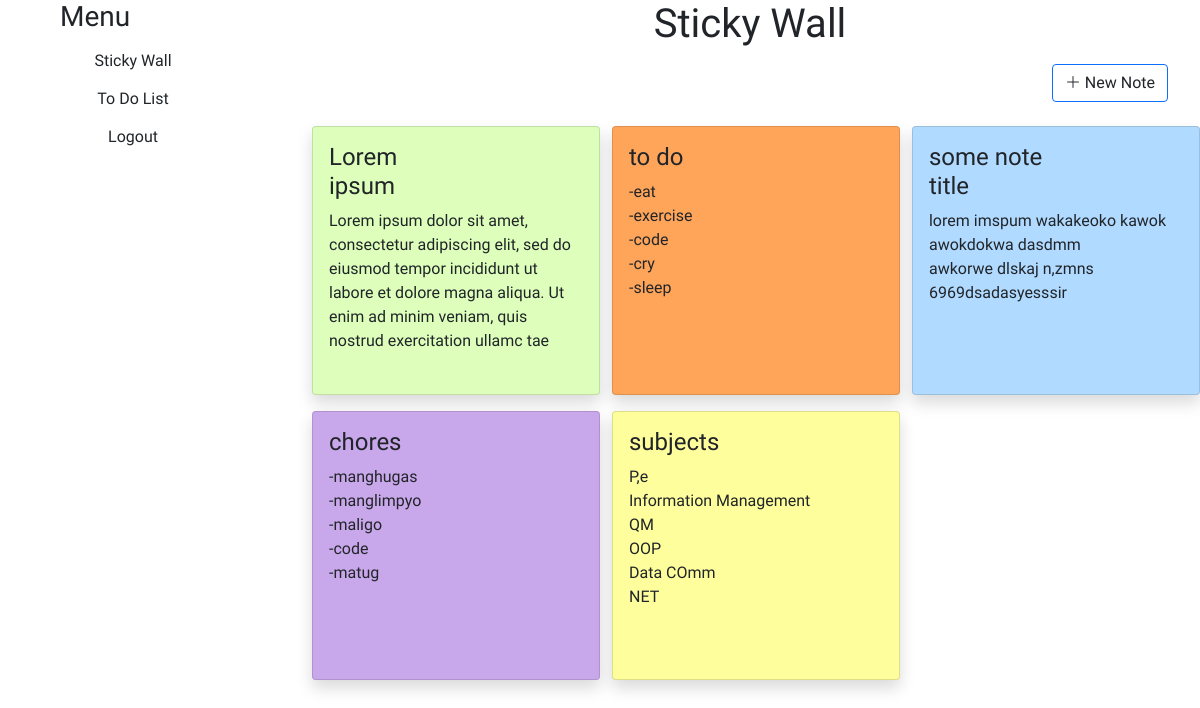
/stickynote.php (signed in), run on the app's committed database.
### tables this page shows
CREATE TABLE `note` (
  `note_id` int(11) NOT NULL,
  `user_id` int(11) NOT NULL,
  `note_title` varchar(255) NOT NULL,
  `note_body` varchar(255) NOT NULL
);

### PDOclass.php (called while the page is built, shortened)
<?php
class Database {
    private $host;
    private $user;
    private $pass;
    private $dbname;
    private $status;
    private $conn;
    public function __construct() {
        $this->host = 'localhost';
        $this->user = 'root';
        $this->pass = '';
        $this->dbname = 'todolistDB';
        $this->status = false;
        $this->conn = $this->init();
    }
    public function getStatus() {
        return $this->status;
    }
    public function getConn() {
        return $this->conn;
    }
    private function init() {
        try {
            $conn = new PDO("mysql:host=$this->host;dbname=$this->dbname", $this->user, $this->pass);
            $conn->setAttribute(PDO::ATTR_ERRMODE, PDO::ERRMODE_EXCEPTION);
            $this->status = true;
            return $conn;
        }
        catch(PDOException $e) {
            return $e;
        }
    }
}
?>

### backend.php (the view, shortened to what this page needs)
<?php
require "PDOclass.php";
function getAllNote() {
    try {
        $db = new Database();
        if ($db->getStatus()) {
            $query = $db->getConn()->prepare("SELECT * FROM note WHERE user_id = ? ORDER BY note_id DESC");
            $query->execute(array($_SESSION['user_id']));
            $result = $query->fetchAll(PDO::FETCH_ASSOC);
            $colors = [
                '0' => "background-color: rgb(255, 101, 163)",
                '1' => "background-color: rgb(254, 255, 156)",
                '2' => "background-color: rgb(201, 167, 235)",
                '3' => "background-color: rgb(176, 218, 255)",
                '4' => "background-color: rgb(255, 165, 89)",
                '5' => "background-color: rgb(221, 255, 187)",
                '6' => "background-color: rgb(254, 161, 161)",
                '7' => "background-color: rgb(122, 252, 255)",
                '8' => "background-color: rgb(173, 228, 219)",
                '9' => "background-color: rgb(232, 170, 66)"
            ];
            foreach ($result as $note) {
                $bg = $colors[$note['note_id'] % 10];
                echo "<div class='col-4 mt-3'>
                    <div class='card shadow border-rounded' style='width: 18rem; height: 269px; $bg'>
                        <div class='card-body text-start'>
                            <div class='row'>
                                <div class='col-7'>
                                    <h4 class='card-title'> " . $note['note_title'] . " </h4>
                                </div>
                                <div class='col-5 justify-content-end d-flex'>
                                    <button class='btn' data-bs-toggle='modal' data-bs-target='#updateNoteModal' onclick='changeDataUpdateModal(" . htmlspecialchars(json_encode([$note['note_id'], $note['note_title'], $note['note_body']]), ENT_QUOTES) . ")'><i class='bi bi-pencil'></i></button>
                                    <button class='btn' data-bs-toggle='modal' data-bs-target='#deleteNoteModal' onclick='changeDataDeleteModal(" . $note['note_id'] . ")'><i class='bi bi-x-lg'></i></button>
                                </div>
                            </div>
                            <p class='card-text custom-text'>" . $note['note_body'] . "</p>
                        </div>
                    </div>
                </div>";
            }
        } else {
            return "error";
        }
    } catch (Exception $e) {
        return $e;
    }
}

### stickynote.php (style rules this page uses)
body { background-repeat: no-repeat; background-size: cover; font-family: 'Patrick Hand', cursive; }
.custom-text { white-space: pre-line; }

### data on the page
note: note_title "Lorem ipsum", note_body "Lorem ipsum dolor sit amet, consectetur adipiscing elit, sed do eiusmod tempor incididunt ut labore et dolore magna aliqua. Ut enim ad minim veniam, quis nostrud exercitation ullamc tae"
note: note_title "to do", note_body "-eat -exercise -code -cry -sleep"
note: note_title "some note title", note_body "lorem imspum wakakeoko kawok awokdokwa dasdmm awkorwe dlskaj n,zmns 6969dsadasyesssir"
note: note_title "chores", note_body "-manghugas -manglimpyo -maligo -code -matug"
note: note_title "subjects", note_body "P,e Information Management QM OOP Data COmm NET"
